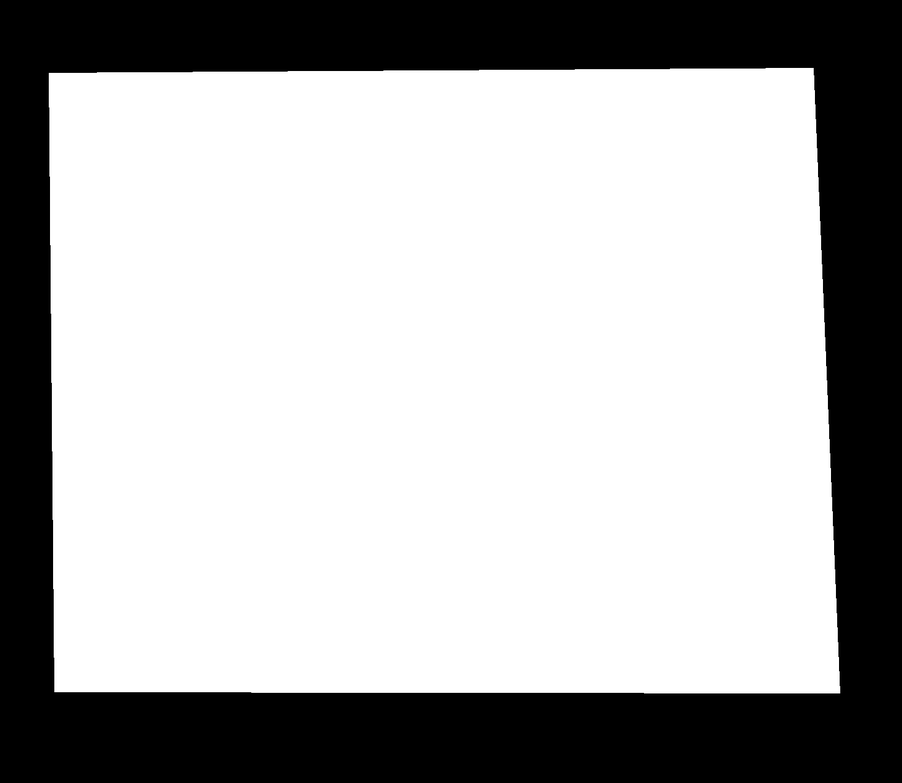
#> input picture week1/masks/00015.png, 902 x 783 px, shrunk from 1461 x 1268 before the run, given in place of 00015.jpg, which was not available
$ python pruebas.py   (older library calls are emulated)
#> lines starting #> are read from the running program, lines starting #| are printed output that depends on the picture; after the words box and inside, x2 and y2 are one past the last pixel; in counts of white or black regions, pixels touching at a corner belong together; pictures that were not available may be replaced by others from this repository, and a replacement may not be noted
#> further down, img1 is the input picture: shape (783, 902, 3); min 0, max 255, mean 174.3
### week4/noise_detection_and_removal.py
import cv2
import matplotlib.pyplot as plt
# Scikit-image
from skimage.metrics import structural_similarity as ssim


def remove_noise(img, type='median', kernel_size=3, plot_results=False, img_gt=0):
    """
    This function applies denoising to the input image

    Parameters
    ----------
    img (required): Image to apply denoising (rgb image)
    type: Type of filter/algorithm to denoise: median, gaussian, non local means algorithm, bilateral (string)
    kernel_size: Size of the kernel for cases median and gaussian (int)
    plot_results: if true, plots results. (bool)
    img_gt: Ground truth image, only used in case plot_results = True (rgb image)

    Returns
    -------
    dst: image denoised (rgb image)
    """
#> called with type = 'median', kernel_size = 3, plot_results = False, img_gt = 0
    kernel = kernel_size
    # Applying median filter
    if type == 'median':
        dst = cv2.medianBlur(img, kernel)
    # Applying gaussian filter
    elif type == 'gaussian':
        dst = cv2.GaussianBlur(img, (kernel, kernel), 0)
    # Applying non_local_means algorithm (used to remove gaussian noise)
    elif type == 'non_local_means':
        dst = cv2.fastNlMeansDenoisingColored(img, None, 10, 10, 7, 21)
    # Applying bilateral filter
    elif type == 'bilateral':
        dst = cv2.bilateralFilter(img, 15, 75, 75)

    if plot_results:
        psnr = cv2.PSNR(img_gt, dst)
        mssim = ssim(img_gt, dst, multichannel=True)

        psnr_original = cv2.PSNR(img_gt, img)
        mssim_original = ssim(img_gt, img, multichannel=True)

        plt.subplot(131), plt.imshow(cv2.cvtColor(img_gt, cv2.COLOR_BGR2RGB))
        plt.title('Ground truth image')
        plt.subplot(132), plt.imshow(cv2.cvtColor(img, cv2.COLOR_BGR2RGB))
        plt.title('Original Image')
        plt.xlabel(f'PSNR[dB]: {psnr_original:.2f}, SSIM: {mssim_original:.2f}')
        plt.subplot(133), plt.imshow(cv2.cvtColor(dst, cv2.COLOR_BGR2RGB))
        plt.xlabel(f'PSNR[dB]: {psnr:.2f}, SSIM: {mssim:.2f}')
        plt.title('Img w/ noise processed: ' + type)
        plt.show()

    return dst


# [18 lines that do not run on import are left out]


# This lines are just to test the function
'''
t = 5
for j in range(t):
    img_file = '/Users/Cesc47/Documents/CesC_47/MCV/M1/data/qsd1_w3' + '/00' + ('00' if j < 10 else '0') + str(j) + '.jpg'

    img = cv2.imread(img_file)
    img_gt = cv2.imread(img_file_gt)
    img_processed = remove_noise(img, type='median', plot_results=True, img_gt=img_gt)
'''


'''
# ANALISIS DFTS
def detect_noise(img_to_detect_noise):
    img_bw = cv2.cvtColor(np.float32(img_to_detect_noise), cv2.COLOR_BGR2GRAY)
    dft = cv2.dft(img_bw, flags=cv2.DFT_COMPLEX_OUTPUT)
    dft_shift = np.fft.fftshift(dft)
    magnitude_spectrum = 20 * np.log(cv2.magnitude(dft_shift[:, :, 0], dft_shift[:, :, 1]))
    plt.subplot(121), plt.imshow(img_bw, cmap='gray')
    plt.title('Input Image'), plt.xticks([]), plt.yticks([])
    plt.subplot(122), plt.imshow(magnitude_spectrum, cmap='gray')
    plt.title('Magnitude Spectrum'), plt.xticks([]), plt.yticks([])
    plt.show()
'''

'''
# ANALISIS HISTOGRAMAS
def detect_noise(image):

    # Convert image to HSV color space
    image = cv2.cvtColor(image, cv2.COLOR_BGR2HSV)

    bins = 256
    s = cv2.calcHist([image], [1], None, [bins], [0, 256])
    v = cv2.calcHist([image], [2], None, [bins], [0, 256])


    ##### Just for visualization and debug; remove in final
    plt.subplot(221), plt.imshow(image[:, :, 2], cmap='gray')
    plt.title('Img - HSV(Value)')
    plt.subplot(223), plt.imshow(image[:, :, 1], cmap='gray')
    plt.title('Img - HSV(saturation)')
    x = np.arange(bins)
    plt.subplot(224), plt.plot(x[:, np.newaxis], s)
    plt.title('Histogram - Saturation')
    plt.subplot(222), plt.plot(x[:, np.newaxis], v)
    plt.title('Histogram - Value')
    plt.show()
    ##### Just for visualization and debug; remove in final
'''

### week4/background_substraction.py
import cv2
import matplotlib.pyplot as plt
import numpy as np
from skimage.measure import regionprops
from skimage import feature

TH_S = 114  # Saturation threshold
TH_V = 63   # Value threshold

# FILE WITH ALL THE FUNCTIONS NEEED TO SUBSTRACT THE BACKGROUND.

def substractBackground(image):
    """
    :param image: Image in BGR
    :return: List of masks.
            If no painting is detected a list with a np.ones(image.shape) is returned.
            If one painting is detected a list with one mask is retruned.
            If two painitngs are detected a list with two masks is returned.
    """

    # Transform the BGR image into HSV
    hsv_image = cv2.cvtColor(image, cv2.COLOR_BGR2HSV)
#> hsv_image: shape (783, 902, 3); mean H, S, V 0, 0, 174.3

    # Split the channels (only s and v are used later on)
    h, s, v = cv2.split(hsv_image)
#> h: shape (783, 902); every value is 0

    # Threshold the image with the TH_S and TH_V values and create an initial mask
    thresholded_hsv = np.zeros((image.shape[0], image.shape[1]))
    thresholded_hsv[(s > TH_S) | (v < TH_V)] = 1

    # Input: mask
    # Output: list with masks of the lists.
    components = connected_components(image, thresholded_hsv)

    image_masks = []
    for cc in components:
        image_masks.append(cc)

    return image_masks


# -- AUXILIARY FUNCTIONS TO SUBTRACT BACKGROUND --

def connected_components(image, mask):
    # THREE TYPES OF MASK ARE USED: CLOSING, GRADIENT AND CANNY
    # THEN, THE UNION OF THE THREE IS DONE

    # ----- 1. CLOSING -----

    # Closing with a very small structuring element to remove random points of the mask
    kernel = np.ones((10, 10), np.uint8)
    closing_mask = cv2.morphologyEx(mask, cv2.MORPH_OPEN, kernel)
#> closing_mask: shape (783, 902) float64; values 0 (black) and 1 (white), 31.6% white; 1 white region, box (x1, y1, x2, y2) and area: (0, 0, 902, 783) 222955

    # Closing of 50 x 50 to put the interior of the paintings as mask (value 1)
    kernel = np.ones((50, 50), np.uint8)
    closing_mask = cv2.morphologyEx(closing_mask, cv2.MORPH_CLOSE, kernel)
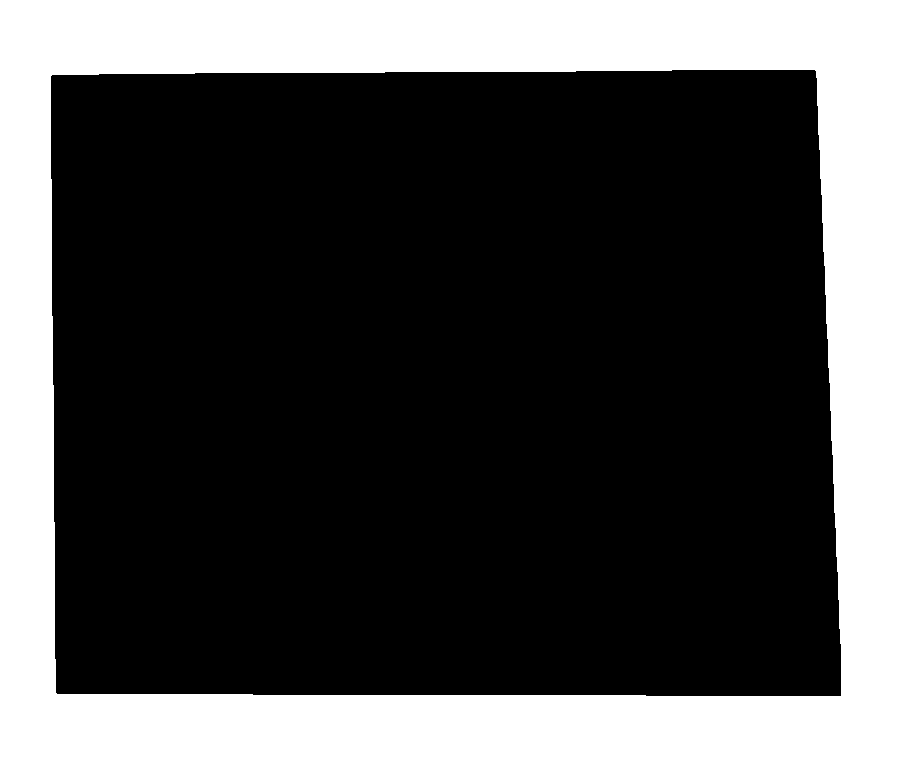
#> closing_mask: shape (783, 902) float64; values 0 (black) and 1 (white), 31.6% white; 1 white region, box (x1, y1, x2, y2) and area: (0, 0, 902, 783) 222984

    # Transform mask to unsigned int8 due to compatibility with open cv functions
    closing_mask = np.array(closing_mask, dtype=np.uint8)

    # Find the connected components of the CLOSING MASK
    # num_comp: number of components detected (CAREFUL!!! THE BACKGROUND COUNTS AS A CONNECTED COMPONENT)
    # components: same mask as the input but with different values for each connected component
    # stats: list of statistics of each components such as:
    #        stats[i][cv2.CC_STAT_TOP]:     top pixel of the component
    #        stats[i][cv2.CC_STAT_LEFT]:    left pixel of the component
    #        stats[i][cv2.CC_STAT_WIDTH]:   width of the component
    #        stats[i][cv2.CC_STAT_HEIGHT]:  height of the component
    #        stats[i][cv2.CC_STAT_AREA]:    area in pixels of the component
    # centroids (_): centroids of the component (NOT USED)
    (num_comp, components, stats, _) = cv2.connectedComponentsWithStats(closing_mask)
#> components: shape (783, 902) int32; values 0 (black) and 1 (white), 31.6% white; 1 white region
#> num_comp = 2; stats = [[51, 70, 790, 626, 483282], [0, 0, 902, 783, 222984]]

    # Obtain the BBox coordinates of each component
    props = regionprops(components)
#> props = 1 regions; box (x1, y1, x2, y2) and area: (0, 0, 902, 783) 222984

    # for each component draw the BBox full (value 1)
    for prop in props:
        cv2.rectangle(components, (prop.bbox[1], prop.bbox[0]), (prop.bbox[3], prop.bbox[2]), 1, -1)
#> this loop made 1 pass
#> components: shape (783, 902) int32; every value is 1

    closing_mask = components.astype(np.uint8)
#> closing_mask: shape (783, 902); every value is 1

    # Find again the connected components of the CLOSING MASK (after changing each components for its full BBox)
    (num_comp, components, stats, _) = cv2.connectedComponentsWithStats(closing_mask)
#> stats = [[-1, 2147483647, 0, 0, 0], [0, 0, 902, 783, 706266]]

    # Remove the component if it has the same width or height as the image
    joined_gradient = np.zeros(mask.shape[:2], dtype=np.uint8)
    for idx, s in enumerate(stats):
        if idx != 0 and (s[cv2.CC_STAT_WIDTH] < mask.shape[1] and s[cv2.CC_STAT_HEIGHT] < mask.shape[0]):
            joined_gradient[components == idx] = 1
#> this loop made 2 passes

    closing_mask = joined_gradient

    # ----- 2. MORPHOLOGIC GRADIENT -----

    # As the image has been denoised, apply a sharpener filter to the mask to enhance and sharpen edges
    kernel = np.array([[-1, -1, -1],
                       [-1, 9, -1],
                       [-1, -1, -1]])
    mask = cv2.filter2D(src=mask, ddepth=-1, kernel=kernel)
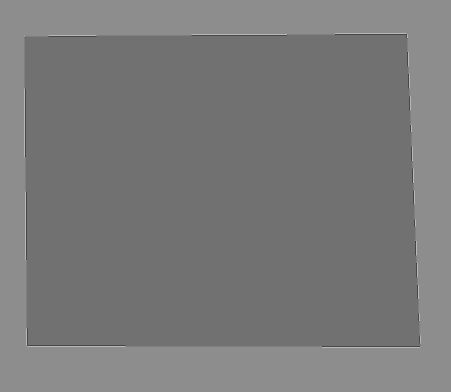
#> mask: shape (783, 902) float64 (shown at 1/2 size); min -4, max 5, mean 0.316; drawn with min black and max white

    # Perform the morphological gradient by doing erosion and dilation separately and then subtract
    # (with small structuring element)
    kernel = cv2.getStructuringElement(cv2.MORPH_RECT, (5, 5))
#> kernel = [[1, 1, 1, 1, 1], [1, 1, 1, 1, 1], [1, 1, 1, 1, 1], [1, 1, 1, 1, 1], [1, 1, 1, 1, 1]]
    erosion = cv2.erode(mask, kernel, iterations=1)
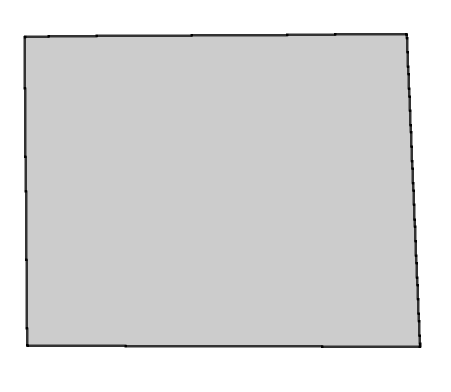
#> erosion: shape (783, 902) float64 (shown at 1/2 size); min -4, max 1, mean 0.246; drawn with min black and max white
    dilation = cv2.dilate(mask, kernel, iterations=1)
    gradient_mask = dilation - erosion

    # Apply closing of 75 x 75 to propagate the big gradient values (sharp edges)
    kernel = np.ones((75, 75), np.uint8)
    gradient_mask = cv2.morphologyEx(gradient_mask, cv2.MORPH_CLOSE, kernel)

    # Threshold the mask and change the dynamic range to [0, 1]
    (T, gradient_mask) = cv2.threshold(gradient_mask, 0.5, 1, cv2.THRESH_BINARY)
#> gradient_mask: shape (783, 902) float64; values 0 (black) and 1 (white), 2.4% white; 1 white region, box (x1, y1, x2, y2) and area: (46, 65, 844, 697) 17140

    # Transform mask to unsigned int8 due to compatibility with open cv functions
    gradient_mask = np.array(gradient_mask, dtype=np.uint8)

    # Find the connected components of the GRADIENT MASK
    # num_comp: number of components detected (CAREFUL!!! THE BACKGROUND COUNTS AS A CONNECTED COMPONENT)
    # components: same mask as the input but with different values for each connected component
    # stats: list of statistics of each components such as:
    #        stats[i][cv2.CC_STAT_TOP]:     top pixel of the component
    #        stats[i][cv2.CC_STAT_LEFT]:    left pixel of the component
    #        stats[i][cv2.CC_STAT_WIDTH]:   width of the component
    #        stats[i][cv2.CC_STAT_HEIGHT]:  height of the component
    #        stats[i][cv2.CC_STAT_AREA]:    area in pixels of the component
    # centroids (_): centroids of the component (NOT USED)
    (num_comp, components, stats, _) = cv2.connectedComponentsWithStats(gradient_mask)
#> components: shape (783, 902) int32; values 0 (black) and 1 (white), 2.4% white; 1 white region
#> stats = [[0, 0, 902, 783, 689126], [46, 65, 798, 632, 17140]]

    # Obtain the BBox coordinates of each component
    props = regionprops(components)
#> props = 1 regions; box (x1, y1, x2, y2) and area: (46, 65, 844, 697) 17140
    for prop in props:
        cv2.rectangle(components, (prop.bbox[1], prop.bbox[0]), (prop.bbox[3], prop.bbox[2]), 1, -1)
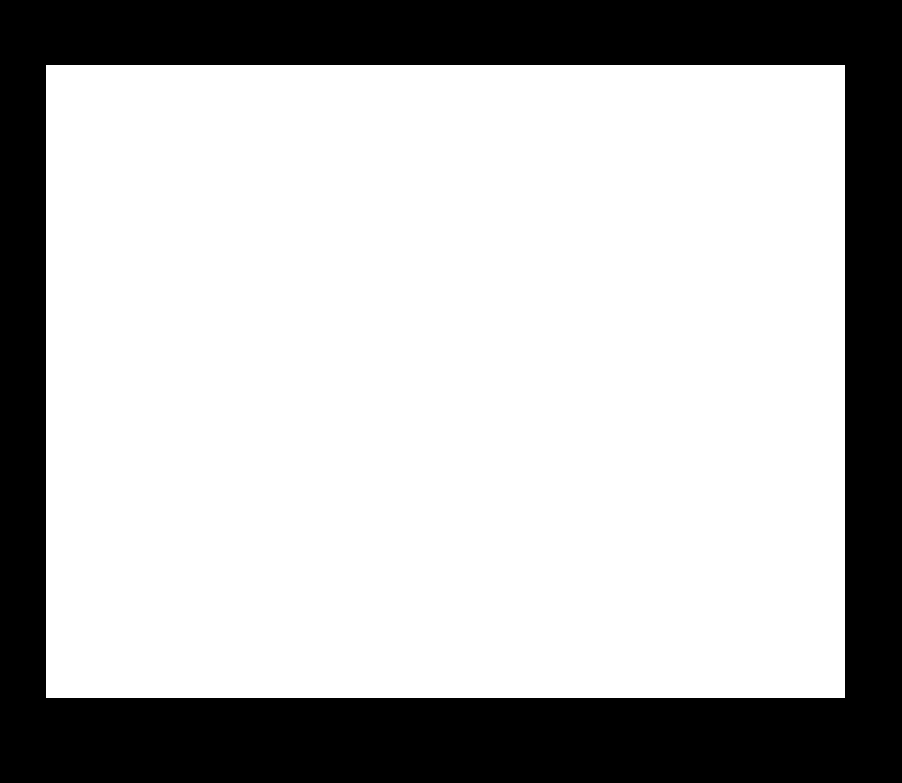
#> components: shape (783, 902) int32; values 0 (black) and 1 (white), 71.6% white; 1 black region, box (x1, y1, x2, y2) and area: (0, 0, 902, 783) 200499

    gradient_mask = components.astype(np.uint8)

    # Find again the connected components of the GRADIENT MASK (after changing each components for its full BBox)
    (num_comp, components, stats, _) = cv2.connectedComponentsWithStats(gradient_mask)
#> stats = [[0, 0, 902, 783, 200499], [46, 65, 799, 633, 505767]]

    # Remove the component if it has the same width or height as the image
    joined_gradient = np.zeros(mask.shape[:2], dtype=np.uint8)
    for idx, s in enumerate(stats):
        if idx!=0 and (s[cv2.CC_STAT_WIDTH] < mask.shape[1] and s[cv2.CC_STAT_HEIGHT] < mask.shape[0]):
            joined_gradient[components == idx] = 1
#> this loop made 2 passes

    gradient_mask = joined_gradient

    # ----- 3. CANNY -----

    gray = cv2.cvtColor(image, cv2.COLOR_BGR2GRAY)
    canny_mask = np.uint8(feature.canny(gray, sigma=1))
#> canny_mask: shape (783, 902); values 0 (black) and 1 (white), 0.4% white in thin lines or dots, all inside (x1, y1, x2, y2) = (48, 67, 841, 694)

    # Closing of 50 x 50 to put the interior of the paintings as mask (value 1)
    kernel = np.ones((50, 50), np.uint8)
    canny_mask = cv2.morphologyEx(canny_mask, cv2.MORPH_CLOSE, kernel)
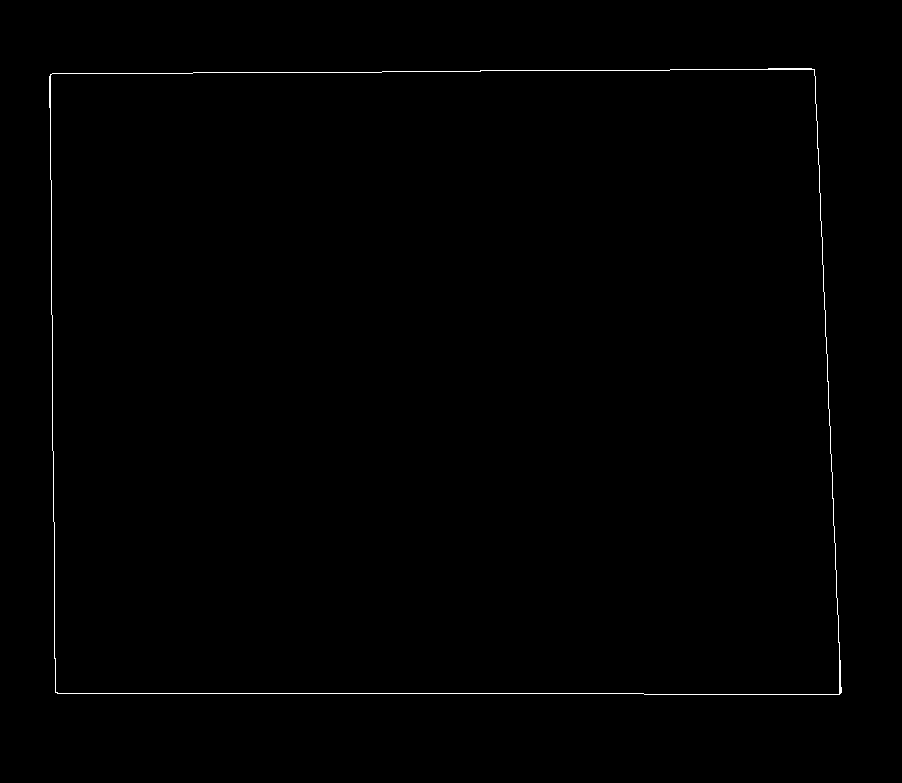
#> canny_mask: shape (783, 902); values 0 (black) and 1 (white), 0.41% white in thin lines or dots, all inside (x1, y1, x2, y2) = (49, 68, 842, 695)
    kernel = np.ones((10, 10), np.uint8)
    canny_mask = cv2.morphologyEx(canny_mask, cv2.MORPH_OPEN, kernel)

    (num_comp, components, stats, _) = cv2.connectedComponentsWithStats(canny_mask)
#> components: shape (783, 902) int32; every value is 0
#> num_comp = 1; stats = [[0, 0, 902, 783, 706266]]

    # Obtain the BBox coordinates of each component
    props = regionprops(components)
#> props = []
    for prop in props:
        cv2.rectangle(components, (prop.bbox[1], prop.bbox[0]), (prop.bbox[3], prop.bbox[2]), 1, -1)
#> this loop made 0 passes

    canny_mask = components.astype(np.uint8)

    # Find again the connected components of the GRADIENT MASK (after changing each components for its full BBox)
    (num_comp, components, stats, _) = cv2.connectedComponentsWithStats(canny_mask)

    # Remove the component if it has the same width or height as the image
    joined_canny = np.zeros(mask.shape[:2], dtype=np.uint8)
    for idx, s in enumerate(stats):
        if idx != 0:
            joined_canny[components == idx] = 1
#> this loop made 1 pass

    canny_mask = joined_canny

    # ----- 4. UNION OF BOTH MASKS -----

    # Make the union of both masks
    union_mask = np.zeros(mask.shape[:2], dtype=np.uint8)
    union_mask[(closing_mask == 1)] = 1
    union_mask[(gradient_mask == 1)] = 1
    union_mask[(canny_mask == 1)] = 1

    # Find again the connected components of the UNION MASK
    (num_comp, components, stats, _) = cv2.connectedComponentsWithStats(union_mask)
#> num_comp = 2; stats = [[0, 0, 902, 783, 200499], [46, 65, 799, 633, 505767]]

    props = regionprops(components)
#> props = 1 regions; box (x1, y1, x2, y2) and area: (46, 65, 845, 698) 505767
    for prop in props:
        cv2.rectangle(components, (prop.bbox[1], prop.bbox[0]), (prop.bbox[3], prop.bbox[2]), 1, -1)
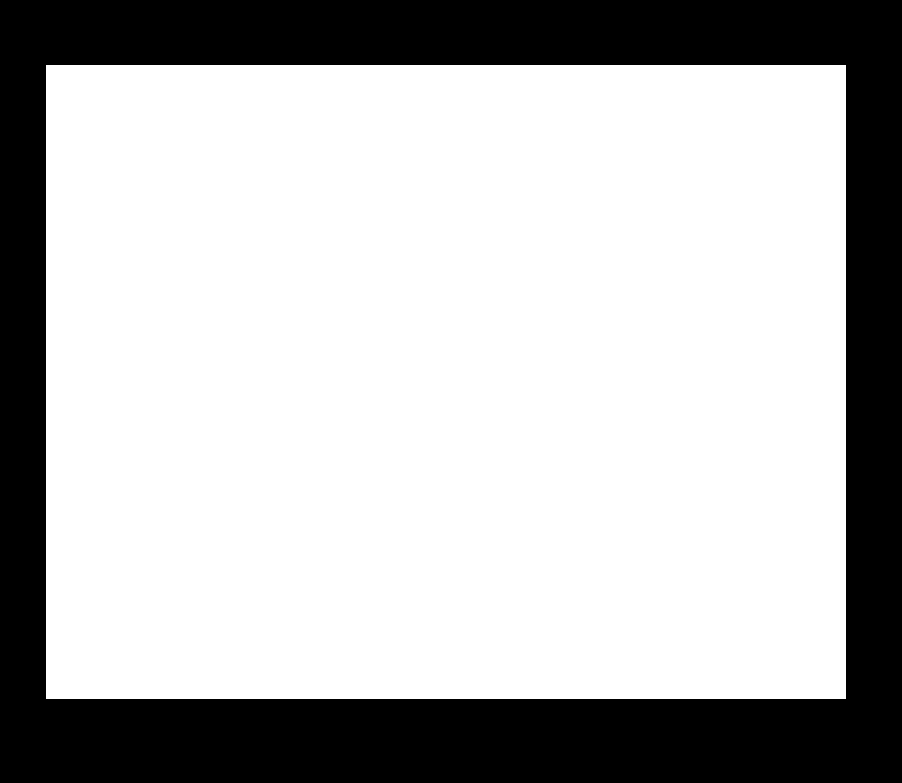
#> components: shape (783, 902) int32; values 0 (black) and 1 (white), 71.8% white; 1 black region, box (x1, y1, x2, y2) and area: (0, 0, 902, 783) 199066

    union_mask = components.astype(np.uint8)

    # ----- 5. MASK SEPARATION -----

    (num_comp, components, stats, _) = cv2.connectedComponentsWithStats(union_mask)
#> stats = [[0, 0, 902, 783, 199066], [46, 65, 800, 634, 507200]]

    # Separate the connected components into different masks

    # If the number of the connected components is 1, which means that no painting has been detected. Create a mask of 1
    if num_comp == 1:
        union_mask = np.ones(mask.shape[:2], dtype=np.uint8)

    # If the number of connected components is more than 2 (background and one painting or more), iterate on the
    # connected components. Store the component in a new mask if the component is:
    #   Not the position 0 (as it is the background)
    #   Same width or length as the original image
    #   Area of the component is bigger than a threshold
    else:
        image_area = mask.shape[0] * mask.shape[1]  # Area of the image in pixels
        union_mask = np.zeros(mask.shape[:2], dtype=np.uint8)
        for idx, s in enumerate(stats):
            if idx!=0 and (s[cv2.CC_STAT_WIDTH] < mask.shape[1] or s[cv2.CC_STAT_HEIGHT] < mask.shape[0]) and (s[cv2.CC_STAT_AREA] / image_area) > 0.05:
                union_mask[components == idx] = 1
#> this loop made 2 passes

    (num_comp, components, stats, _) = cv2.connectedComponentsWithStats(union_mask)

    lefts = []
    for idx, s in enumerate(stats):
        if idx!= 0:
            lefts.append(s[cv2.CC_STAT_LEFT])
#> after the loop, lefts = [46]

    order = np.argsort(np.array(lefts)).tolist()
#> order = [0]

    comp = []   # List in which all the masks will be appended
    if num_comp == 1:
        comp.append(np.ones(mask.shape[:2], dtype=np.uint8))

    else:
        for pos in order:
            comp_i = np.zeros((mask.shape[0], mask.shape[1]))
            comp_i[components == pos+1] = 1
            comp.append(np.array(comp_i, dtype=np.uint8))
#> after the loop, comp = 1 item
    return comp

### week4/pruebas.py
import cv2
import numpy as np
import matplotlib.pyplot as plt
from noise_detection_and_removal import remove_noise
from text_box import bounding_box
from background_substraction import substractBackground

# ----- WHEN THE BBDD IMAGE AND THE QUERY IMAGE ARE THE SAME -----

img1 = cv2.imread('/home/david/Desktop/M1/data/qsd1_w4/00015.jpg')
img1 = remove_noise(img1)
mask = substractBackground(img1)[2]
#> the loop in substractBackground, `for cc in components:` made 1 pass
#> (the run stopped early here; a loop or call above may not have finished)
